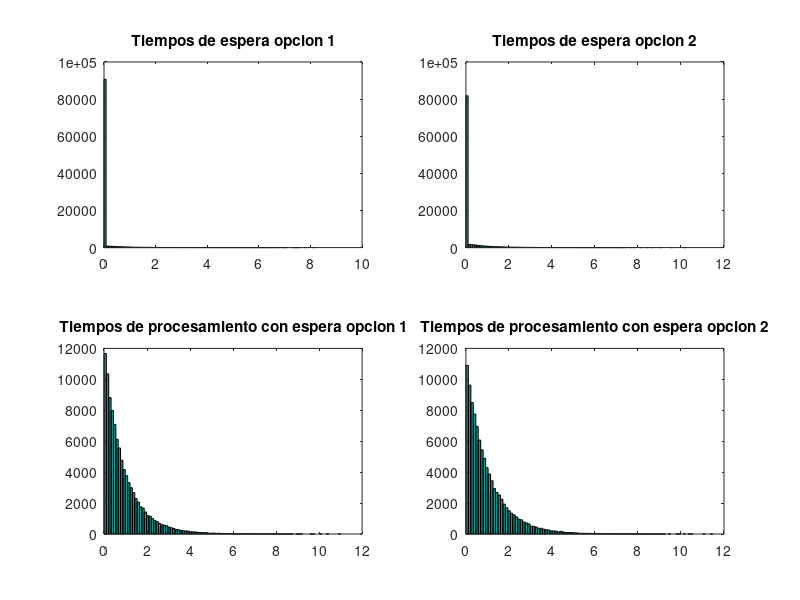

The MATLAB script that drew this image:
function poisson()
  cantidadLlamadas = 100000;
  mediaTiempoLLegada = 4; 
  
  pOpcion11 = 0.6;
  mediaOpcion11 = 0.7;
  mediaOpcion12 = 1;
  
  mediaOpcion2 = 0.8;
    
  TiempoLlegada(1) = exprnd(mediaTiempoLLegada);
  tiempoOpcion11 = 0;
  tiempoOpcion12 = 0;
  tiempoOpcion2 = 0;
   
  i=1;
  while i <= cantidadLlamadas;     
    %llega a opcion1
    u = rand();
    if(u < pOpcion11)
      %entro a opcion11
      if(TiempoLlegada(i) >= tiempoOpcion11)
        ResultadoLLegadaOpcion1(i) = 0;
      else
        ResultadoLLegadaOpcion1(i) = tiempoOpcion11 - TiempoLlegada(i);
      endif
      %procesa opcion11
      ResultadoTotalOpcion1(i) = ResultadoLLegadaOpcion1(i) + exprnd(mediaOpcion11);
      tiempoOpcion11 = TiempoLlegada(i) + ResultadoTotalOpcion1(i);
    else
      %entro a opcion12
      if(TiempoLlegada(i) >= tiempoOpcion12)
        ResultadoLLegadaOpcion1(i) = 0;
      else
        ResultadoLLegadaOpcion1(i) = tiempoOpcion12 - TiempoLlegada(i);
      endif
      %procesa opcion12
      ResultadoTotalOpcion1(i) = ResultadoLLegadaOpcion1(i) + exprnd(mediaOpcion12);
      tiempoOpcion12 = TiempoLlegada(i) + ResultadoTotalOpcion1(i);
    endif
    
    %llega a opcion2
    if(TiempoLlegada(i) >= tiempoOpcion2)
      ResultadoLLegadaOpcion2(i) = 0;
    else 
      ResultadoLLegadaOpcion2(i) = tiempoOpcion2 - TiempoLlegada(i);
    endif   
    %procesamientoOpcion2
    ResultadoTotalOpcion2(i) = ResultadoLLegadaOpcion2(i) + exprnd(mediaOpcion2);
    tiempoOpcion2 = TiempoLlegada(i) + ResultadoTotalOpcion2(i);
            
    TiempoLlegada(i+1) = TiempoLlegada(i) + exprnd(mediaTiempoLLegada);    
        
    i=i+1;
  end
 
  
  printf("Tiempo medio de espera opcion1 %d\n", mean(ResultadoLLegadaOpcion1));
  printf("Tiempo medio de espera opcion2 %d\n\n", mean(ResultadoLLegadaOpcion2));
  
  printf("Sin espera opcion1: %f%%\n", sum(ResultadoLLegadaOpcion1==0)*100/cantidadLlamadas);
  printf("Sin espera opcion2: %f%%\n\n", sum(ResultadoLLegadaOpcion2==0)*100/cantidadLlamadas);
  
  tiempoMedioResolucion1 = mean(ResultadoTotalOpcion1);
  tiempoMedioResolucion2 = mean(ResultadoTotalOpcion2);
  
  printf("Tiempo medio de resolucion opcion1 %d\n", tiempoMedioResolucion1);
  printf("Tiempo medio de resolucion opcion2 %d\n\n", tiempoMedioResolucion2);
  
  subplot (2, 2, 1)
  hist(ResultadoLLegadaOpcion1,100);
  title("Tiempos de espera opcion 1");
  subplot (2, 2, 2)
  hist(ResultadoLLegadaOpcion2,100);
  title("Tiempos de espera opcion 2");
  subplot (2, 2, 3)
  hist(ResultadoTotalOpcion1,100);
  title("Tiempos de procesamiento con espera opcion 1");
  subplot (2, 2, 4)
  hist(ResultadoTotalOpcion2,100);
  title("Tiempos de procesamiento con espera opcion 2");


 endfunction 
